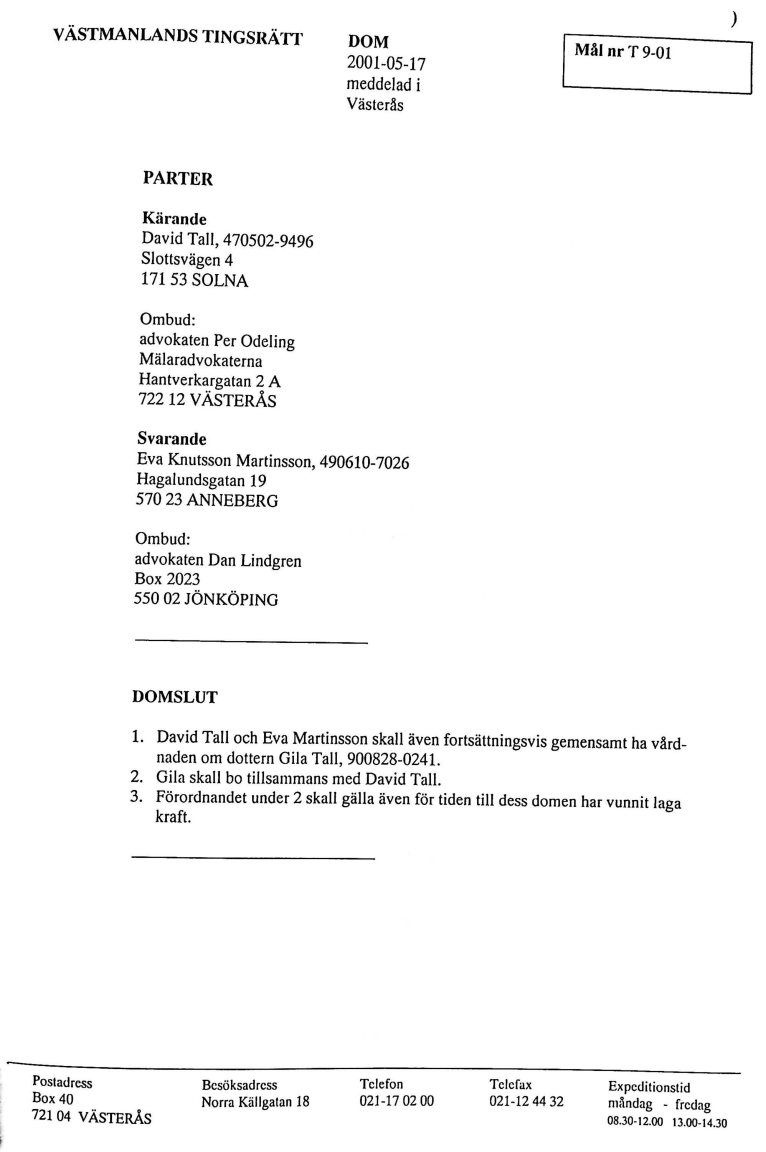
#> input picture Page_1.jpg, 2297 x 3456 px (shown at 1/3 size)
$ python crop_image.py --image Page_1.jpg
#> lines starting #> are read from the running program, lines starting #| are printed output that depends on the picture
# -*- coding: utf-8 -*-
"""
Created on Mon Jun  5 15:37:25 2023

@author: hoffmann
"""

import cv2
import argparse

ap = argparse.ArgumentParser()
ap.add_argument("-i", "--image", type=str, default="sample_sign_1.png",
	help="path to the input image")
args = vars(ap.parse_args())

# load the input image and display it to our screen
image = cv2.imread(args["image"])
#> image is the input picture: shape (3456, 2297, 3); min 0, max 255, mean 248.1
cv2.imshow("Original", image)

# crop the input image and display it to our screen
face = image[317:833, 0:3305]
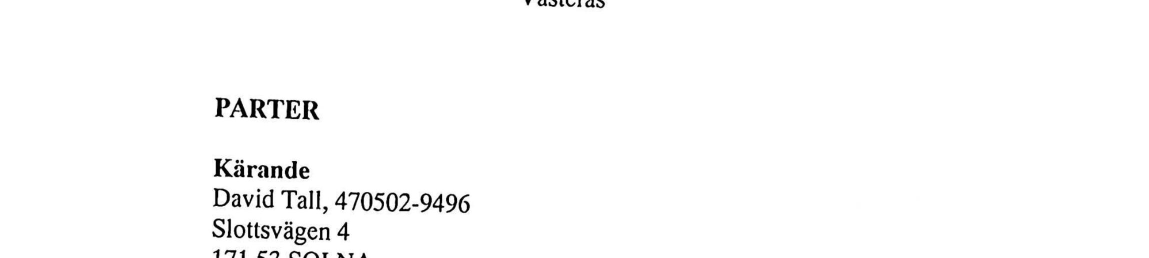
#> face: shape (516, 2297, 3) (shown at 1/2 size); min 0, max 255, mean 251.1
cv2.imshow("Face", face)
cv2.waitKey(0)

$ run again, on Page_11.jpg
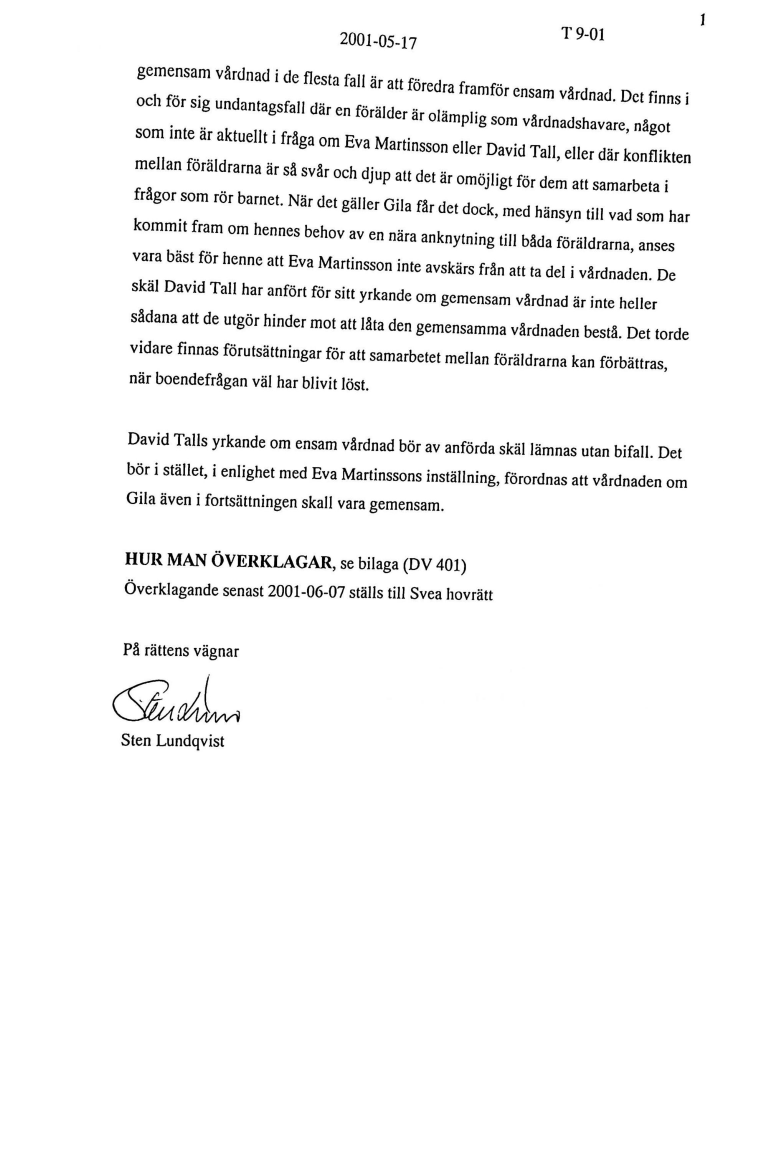
#> input picture Page_11.jpg, 2290 x 3456 px (shown at 1/3 size)
#> image is the input picture: shape (3456, 2290, 3); min 0, max 255, mean 245.7
#> `face = image[317:833, 0:3305]`:
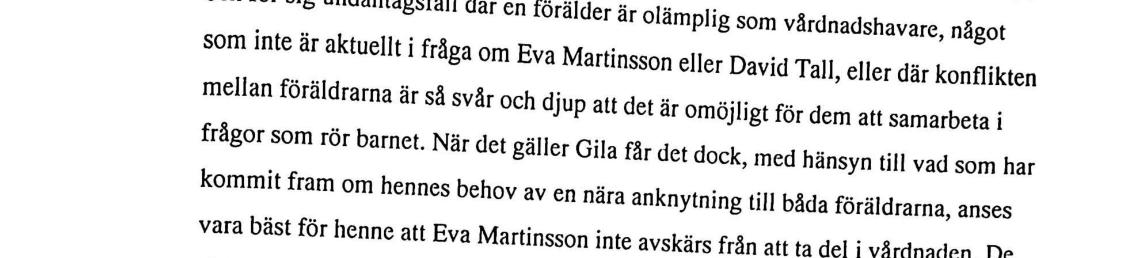
#> face: shape (516, 2290, 3) (shown at 1/2 size); min 0, max 255, mean 232.2

$ run again, on Page_2.jpg
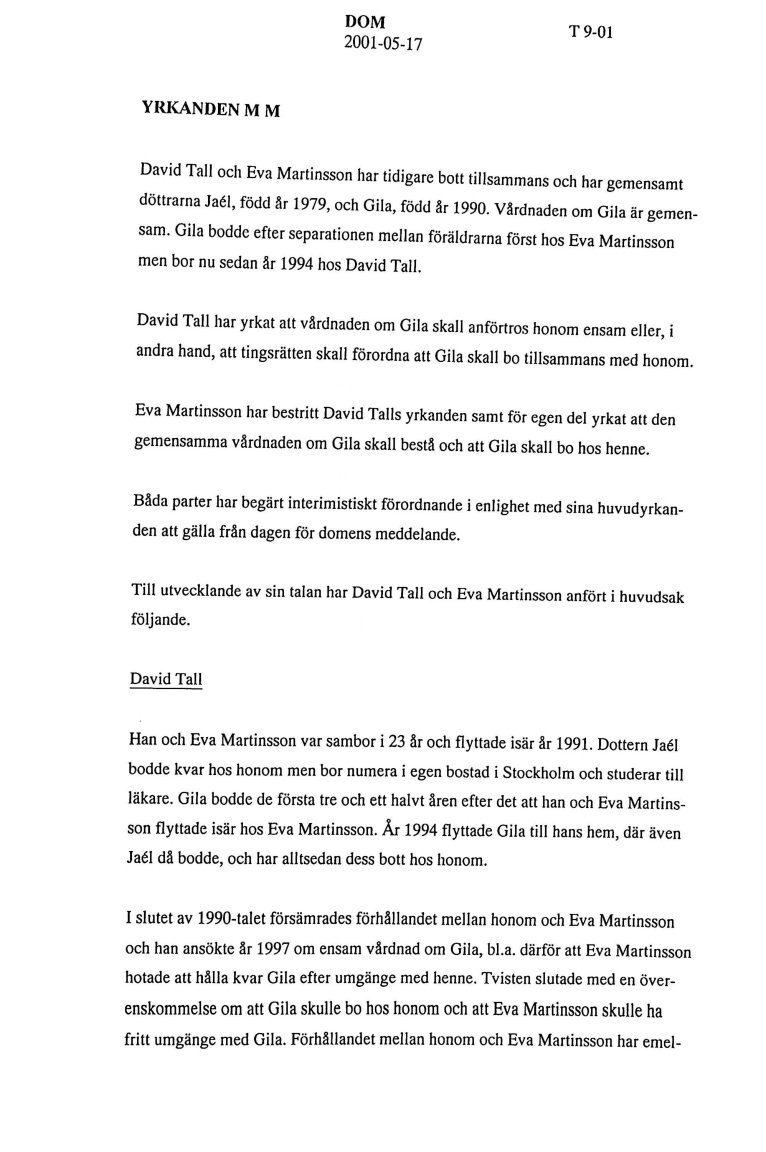
#> input picture Page_2.jpg, 2297 x 3456 px (shown at 1/3 size)
#> image is the input picture: shape (3456, 2297, 3); min 0, max 255, mean 242.6
#> `face = image[317:833, 0:3305]`:
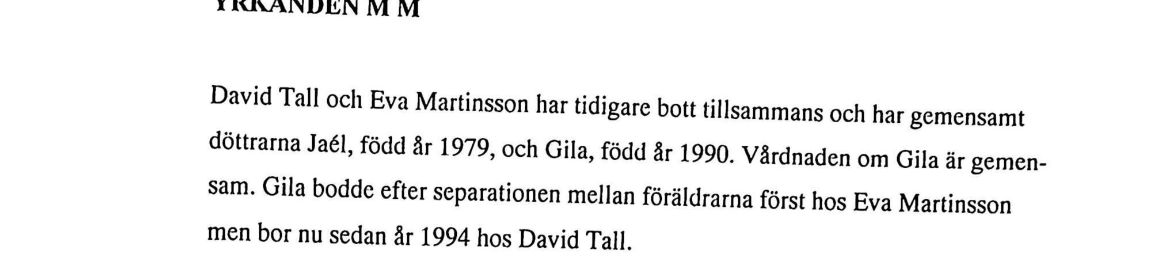
#> face: shape (516, 2297, 3) (shown at 1/2 size); min 0, max 255, mean 240.2

$ run again, on Page_3.jpg
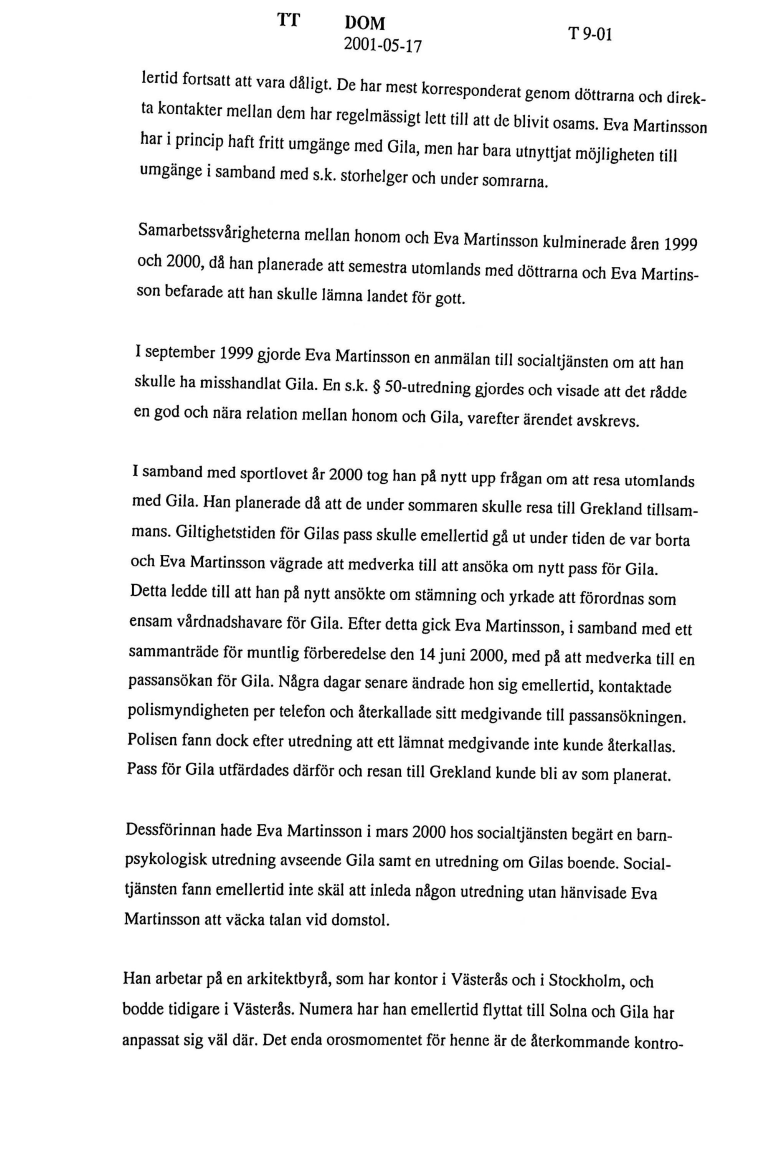
#> input picture Page_3.jpg, 2297 x 3456 px (shown at 1/3 size)
#> image is the input picture: shape (3456, 2297, 3); min 0, max 255, mean 238.5
#> `face = image[317:833, 0:3305]`:
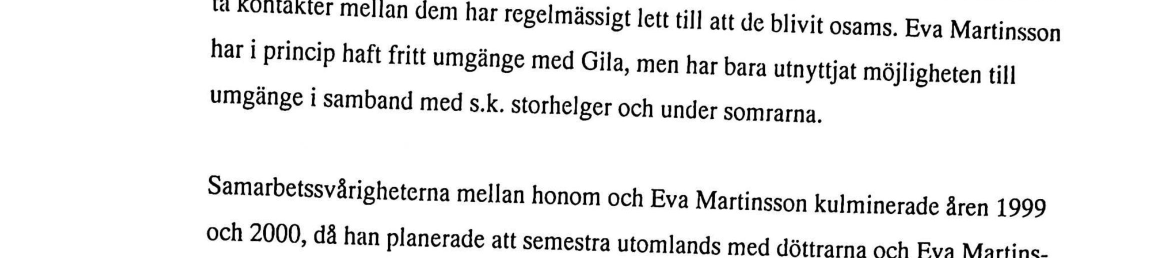
#> face: shape (516, 2297, 3) (shown at 1/2 size); min 0, max 255, mean 235.7
